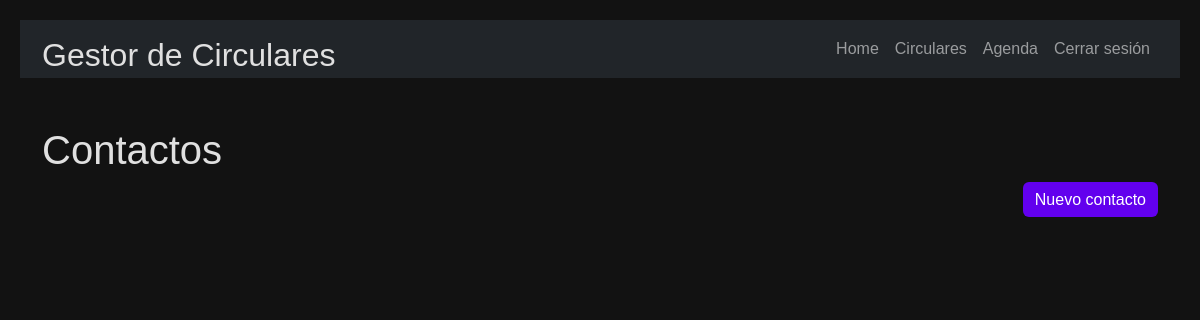
Page /agenda/ (signed in) on the earlier database version.
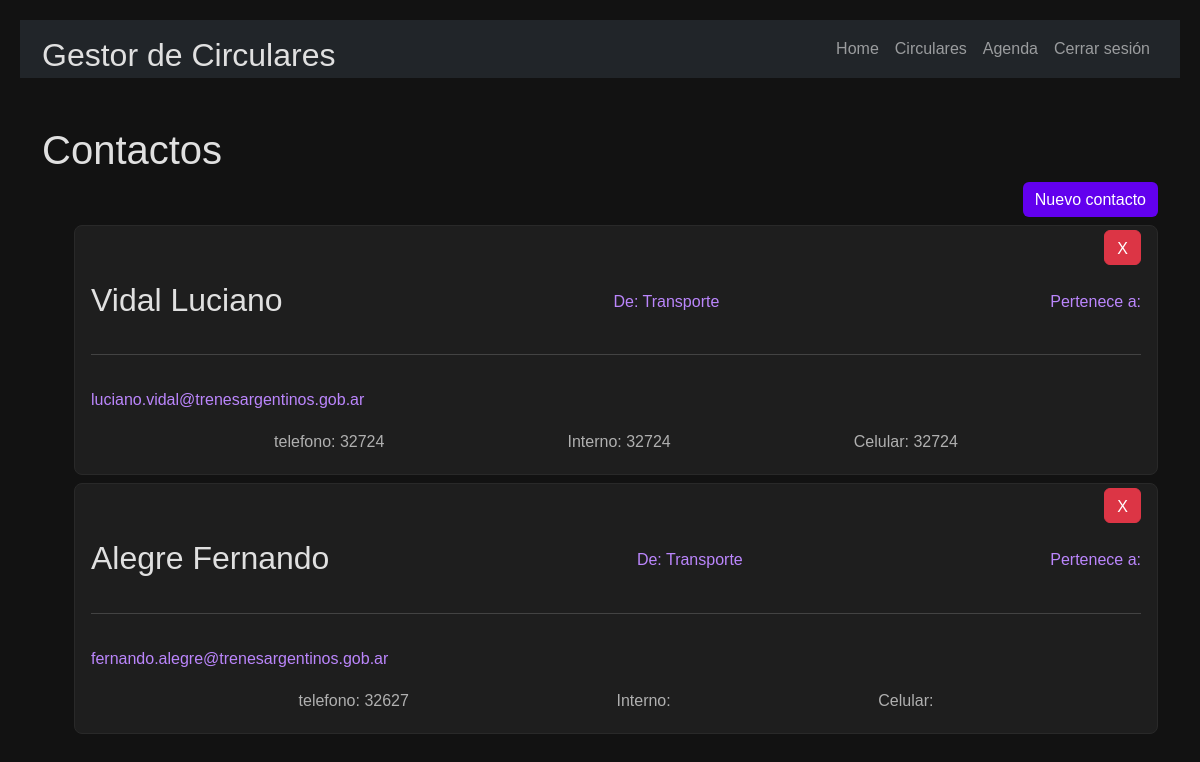
Same page on the later database version.
### Agenda/models.py (models this page shows, shortened)
class Agenda(models.Model):
    email= models.CharField(max_length=100, default='')
    apellidoYNombre= models.CharField(max_length=100, default='')
    subGerencia = models.CharField(max_length=100, default='',blank=True)
    grupo = models.CharField(max_length=100, default='',blank=True)
    telefono = models.CharField(max_length=50, default='',blank=True)
    celular = models.CharField(max_length=50, default='',blank=True)
    interno = models.CharField(max_length=20, default='',blank=True)

### Agenda/views.py (the view)
# urls.py: path('agenda/', viewsAgenda.agenda , name='agenda'),
@login_required
def agenda(request):
    contactos = Agenda.objects.all()
    if request.method == 'GET':
        return render(request, "agenda.html",{
            'contactos': contactos,
            'titulo' : 'Contactos'
        })

### Agenda/templates/agenda.html
{% extends "base.html" %}
{% block content %}
<main class="container py-5 ">
    <section >
    <h1>{{ titulo }}</h1>
    <div class="d-flex justify-content-end">
        <a class="btn btn-primary" href="/createContacto">Nuevo contacto</a>
    </div>
    <ul>
        {% for contacto in contactos %}
            <li class="card card-body my-2 py-1 ">
                <div class="d-flex justify-content-end">
                    <a href="{% url 'deleteContacto' contacto.id %}" class="btn btn-danger">X</a>
                </div>
                <a href="{% url 'editContacto' contacto.id %}">
                    <div class="d-flex justify-content-between ">
                        <h2 class="my-3">{{contacto.apellidoYNombre}}</h2>
                        <p class="my-4">De: {{contacto.subGerencia}}</p>
                        <p class="my-4">Pertenece a: {{contacto.grupo}}</p>
                    </div>
                </a>
                <hr>
                <a class="my-3" href="mailto:{{contacto.email}}">{{contacto.email}}</a>
                <div class="d-flex justify-content-evenly">
                    <p>telefono: {{contacto.telefono}}</p>
                    <p>Interno: {{contacto.interno}}</p>
                    <p>Celular: {{contacto.celular}}</p>
                </div>
            </li>
        {% endfor %}
    </ul>
    </section>
</main>
{% endblock %}

### cargaCircularTrabajo/templates/base.html (shortened to what this page needs)
{% load static %}
<!DOCTYPE html>
<html lang="es">
<head>
    <link rel="stylesheet" href="https://cdn.jsdelivr.net/npm/bootstrap@5.3.3/dist/css/bootstrap.min.css">
    <link rel="stylesheet" href="https://cdn.jsdelivr.net/npm/choices.js/public/assets/styles/choices.min.css">
    <link rel="stylesheet" href="{% static 'css/style.css' %}">
</head>
<body>
    <nav class="navbar navbar-expand-lg bg-dark navbar-dark">
        <div class="container ">
          <a  class="navbar-brand" href="/"><h2>Gestor de Circulares</h2></a>
          <div class="collapse navbar-collapse" id="navbarNav">
            <ul class="navbar-nav ms-auto ">
              <li class="nav-item">
                <a class="nav-link " aria-current="page" href="/">Home</a>
              </li>
              {% if user.is_authenticated %}
              <li class="nav-item">
                <a class="nav-link" href="/circulares">Circulares</a>
              </li>
              <li class="nav-item">
                <a class="nav-link" href="/agenda">Agenda</a>
              </li>
              <li class="nav-item">
                  <a class="nav-link" href="/logout">Cerrar sesión</a>
              </li>
              {% endif %}
            </ul>
          </div>
        </div>
      </nav>
    {% block content %}
    {% endblock %}
</body>
</html>

### cargaCircularTrabajo/static/css/style.css (style rules this page uses)
* { margin: 0; padding: 0; box-sizing: border-box; }
body { background-color: #121212; color: #E0E0E0; font-family: 'Arial', sans-serif; line-height: 1.6; padding: 20px; }
a { color: #bb86fc; text-decoration: none; }
div > a { height: 35px; }
body { background-color: #121212; color: #E0E0E0; font-family: 'Arial', sans-serif; }
.card { background-color: #1E1E1E; border: 1px solid #292929; color: #B0B0B0; padding: 16px; border-radius: 8px; transition: transform 0.3s ease, box-shadow 0.3s ease; }
h1, h2, h3 { color: #E0E0E0; }
.btn-primary { background-color: #6200EE; color: white; border: none; }

Differences in the rows shown:
added Agenda: apellidoYNombre "Vidal Luciano", subGerencia "Transporte", email "luciano.vidal@trenesargentinos.gob.ar", telefono "32724", interno "32724", celular "32724"
added Agenda: apellidoYNombre "Alegre Fernando", subGerencia "Transporte", email "fernando.alegre@trenesargentinos.gob.ar", telefono "32627"
